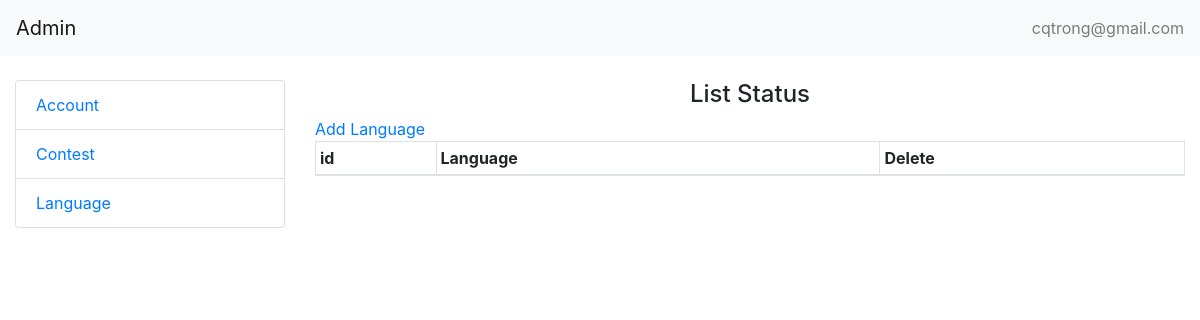
Page /language/list-language (signed in) on the earlier database version.
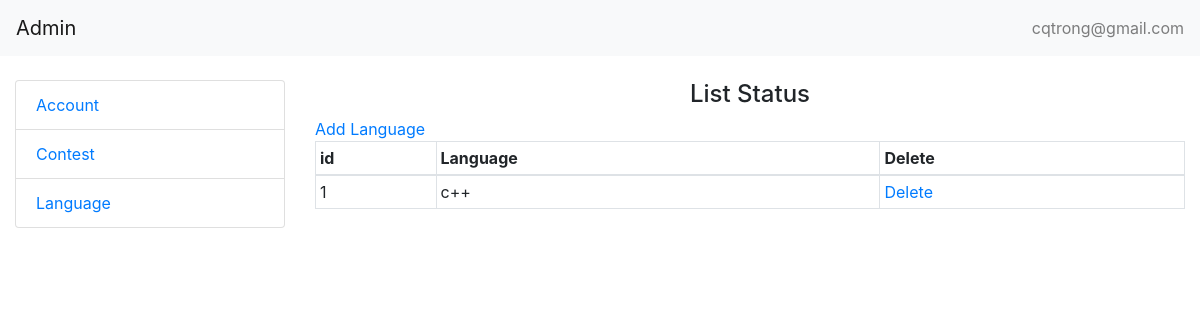
Same page on the later database version.
### ContestAdmin/models.py (models this page shows)
class Language(models.Model):
    Language = models.CharField(max_length=100)

### ContestAdmin/views.py (the view)
# urls.py: path('language/list-language',  views.listLanguage, name='listLanguage'),
def listLanguage(request):
    if request.user.is_superuser:
        llanguage = Language.objects.all()
        context = {
            'llanguage': llanguage
        }
        return render(request, 'language/list.html', context=context)
    else:
        return redirect('login')

### ContestAdmin/templates/language/list.html (shortened to what this page needs)
{% extends 'base/base.html' %}
{% block content %}
<h4 class="text-center">List Status</h4>
<a href="{% url 'addLanguage' %}">Add Language</a>
<table class="table table-bordered">
    <thead>
        <tr>
            <th scope="col">id</th>
            <th scope="col">Language</th>
            <th scope="col">Delete</th>
        </tr>
    </thead>
    <tbody>
        {% for s in llanguage %}
        <tr>
            <td>{{s.pk}}</td>
            <td>{{s.Language}}</td>
            <td><a href="{% url 'deleteLanguage' pk=s.pk %}" class="" id="{{s.pk}}" onclick="return confirm('Are you sure you want to delete?');">Delete</a></td>
        </tr>
        {% endfor %}
    </tbody>
</table>
{% endblock content %}

### ContestAdmin/templates/base/base.html (shortened to what this page needs)
<!DOCTYPE html>
{% load static %}
<html lang="en">
<head>
    <link rel="stylesheet" href="https://cdn.jsdelivr.net/npm/bootstrap-icons@1.4.1/font/bootstrap-icons.css">
    <link rel="stylesheet" href=" {% static 'cssJs/bootstrap.min.css' %}" />
    </head>
<body>
    <nav class="navbar navbar-expand-lg navbar-light bg-light">
        <a class="navbar-brand" href="{% url 'index' %}">Admin</a>
        <div class="collapse navbar-collapse" id="navbarText">
          <span class="navbar-text">
            cqtrong@gmail.com
          </span>
        </div>
    </nav>
    <br>
    <div class="container-fluid">
        <div class="row align-items-md-top">
            <div class="col-sm-3">
                <ul class="list-group">
                    <li class="list-group-item"><a href="{% url 'listAccount' %}">Account</a></li>
                    <li class="list-group-item"><a href="{% url 'listContest' %}">Contest</a></li>
                    <li class="list-group-item"><a href="{% url 'listLanguage' %}">Language</a></li>
                </ul>
            </div>
            <div class="col-sm-9 ">
                {%block content%}
                {% endblock content %}
            </div>
        </div>
    </div>
</body>
</html>

### ContestAdmin/templates/language/list.html (style rules this page uses)
.table td, .table th { padding: 0.25rem; }

Differences in the rows shown:
added Language: pk "1", Language "c++"
